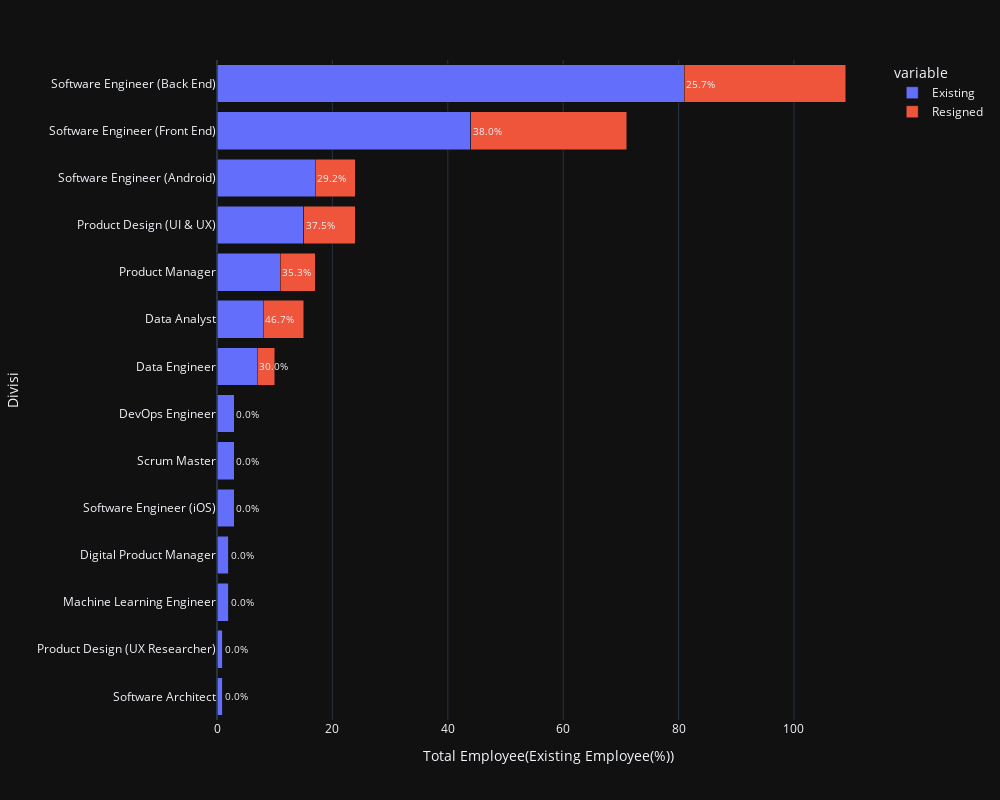

Notebook source saved alongside this figure:
### Code cell
fig = px.bar(merge_resign_exist, y='Pekerjaan', x=['Existing','Resigned'],
             orientation='h',barmode='stack',
             labels={'Pekerjaan':'Divisi', 'Existing':'Existing Employee', 'Resigned':'Resigned Employee','value':'Total Employee(Existing Employee(%))'},
             height=800,width=1000,template="plotly_dark")

# Add the annotations for persentase
for i in range(len(merge_resign_exist)):
    fig.add_annotation(y=merge_resign_exist.iloc[i]['Pekerjaan'], x=merge_resign_exist.iloc[i]['Existing'],
                      text='{:.1f}%'.format(merge_resign_exist.iloc[i]['Persentase Resign Employee']),
                      font=dict(size=10),
                      showarrow=False,
                      align='center', xanchor='left', yanchor='middle')
fig.update_layout(yaxis=dict(autorange='reversed'))
fig.show()

### Figure 1 — Plotly figure (JSON) as saved in the notebook; plotly's stock layout.template omitted (floating-point values rounded to 4 significant figures)
{"data": [{"alignmentgroup": "True", "hovertemplate": "variable=Existing<br>Total Employee(Existing Employee(%))=%{x}<br>Divisi=%{y}<extra></extra>", "legendgroup": "Existing", "marker": {"color": "#636efa", "pattern": {"shape": ""}}, "name": "Existing", "offsetgroup": "Existing", "orientation": "h", "showlegend": true, "textposition": "auto", "type": "bar", "x": [81, 44, 17, 15, 11, 8, 7, 3, 3, 3, 2, 2, 1, 1], "xaxis": "x", "y": ["Software Engineer (Back End)", "Software Engineer (Front End)", "Software Engineer (Android)", "Product Design (UI & UX)", "Product Manager", "Data Analyst", "Data Engineer", "DevOps Engineer", "Scrum Master", "Software Engineer (iOS)", "Digital Product Manager", "Machine Learning Engineer", "Product Design (UX Researcher)", "Software Architect"], "yaxis": "y"}, {"alignmentgroup": "True", "hovertemplate": "variable=Resigned<br>Total Employee(Existing Employee(%))=%{x}<br>Divisi=%{y}<extra></extra>", "legendgroup": "Resigned", "marker": {"color": "#EF553B", "pattern": {"shape": ""}}, "name": "Resigned", "offsetgroup": "Resigned", "orientation": "h", "showlegend": true, "textposition": "auto", "type": "bar", "x": [28, 27, 7, 9, 6, 7, 3, 0, 0, 0, 0, 0, 0, 0], "xaxis": "x", "y": ["Software Engineer (Back End)", "Software Engineer (Front End)", "Software Engineer (Android)", "Product Design (UI & UX)", "Product Manager", "Data Analyst", "Data Engineer", "DevOps Engineer", "Scrum Master", "Software Engineer (iOS)", "Digital Product Manager", "Machine Learning Engineer", "Product Design (UX Researcher)", "Software Architect"], "yaxis": "y"}], "layout": {"annotations": [{"align": "center", "font": {"size": 10}, "showarrow": false, "text": "25.7%", "x": 81, "xanchor": "left", "y": "Software Engineer (Back End)", "yanchor": "middle"}, {"align": "center", "font": {"size": 10}, "showarrow": false, "text": "38.0%", "x": 44, "xanchor": "left", "y": "Software Engineer (Front End)", "yanchor": "middle"}, {"align": "center", "font": {"size": 10}, "showarrow": false, "text": "29.2%", "x": 17, "xanchor": "left", "y": "Software Engineer (Android)", "yanchor": "middle"}, {"align": "center", "font": {"size": 10}, "showarrow": false, "text": "37.5%", "x": 15, "xanchor": "left", "y": "Product Design (UI & UX)", "yanchor": "middle"}, {"align": "center", "font": {"size": 10}, "showarrow": false, "text": "35.3%", "x": 11, "xanchor": "left", "y": "Product Manager", "yanchor": "middle"}, {"align": "center", "font": {"size": 10}, "showarrow": false, "text": "46.7%", "x": 8, "xanchor": "left", "y": "Data Analyst", "yanchor": "middle"}, {"align": "center", "font": {"size": 10}, "showarrow": false, "text": "30.0%", "x": 7, "xanchor": "left", "y": "Data Engineer", "yanchor": "middle"}, {"align": "center", "font": {"size": 10}, "showarrow": false, "text": "0.0%", "x": 3, "xanchor": "left", "y": "DevOps Engineer", "yanchor": "middle"}, {"align": "center", "font": {"size": 10}, "showarrow": false, "text": "0.0%", "x": 3, "xanchor": "left", "y": "Scrum Master", "yanchor": "middle"}, {"align": "center", "font": {"size": 10}, "showarrow": false, "text": "0.0%", "x": 3, "xanchor": "left", "y": "Software Engineer (iOS)", "yanchor": "middle"}, {"align": "center", "font": {"size": 10}, "showarrow": false, "text": "0.0%", "x": 2, "xanchor": "left", "y": "Digital Product Manager", "yanchor": "middle"}, {"align": "center", "font": {"size": 10}, "showarrow": false, "text": "0.0%", "x": 2, "xanchor": "left", "y": "Machine Learning Engineer", "yanchor": "middle"}, {"align": "center", "font": {"size": 10}, "showarrow": false, "text": "0.0%", "x": 1, "xanchor": "left", "y": "Product Design (UX Researcher)", "yanchor": "middle"}, {"align": "center", "font": {"size": 10}, "showarrow": false, "text": "0.0%", "x": 1, "xanchor": "left", "y": "Software Architect", "yanchor": "middle"}], "barmode": "stack", "height": 800, "legend": {"title": {"text": "variable"}, "tracegroupgap": 0}, "margin": {"t": 60}, "width": 1000, "xaxis": {"anchor": "y", "domain": [0, 1], "title": {"text": "Total Employee(Existing Employee(%))"}}, "yaxis": {"anchor": "x", "autorange": "reversed", "domain": [0, 1], "title": {"text": "Divisi"}}}}
